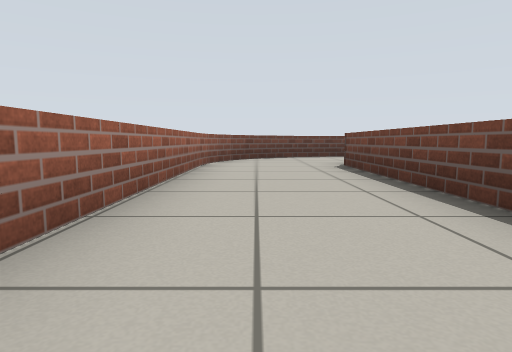
[1] (above)

21 first-person views from a walk through a robot-simulator world made for Gazebo. The camera is 0.46 m above the floor, tilts 6° down and sees 75° across. The floor is counted in squares, 1 m on a side. Each view is taken from the middle of a square. On the plan, view 1 faces up. The plan holds only what a view shows up to about 9 squares ahead; the rest is blank.

[2]
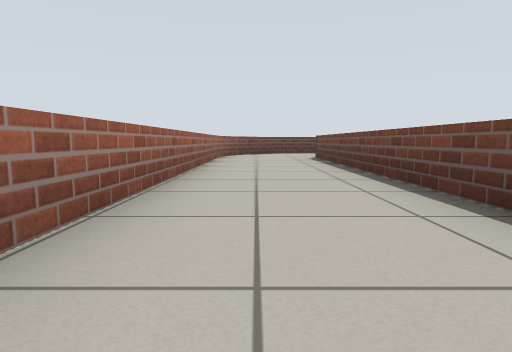

[3]
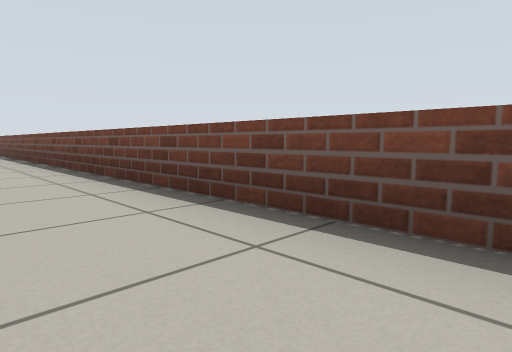

[4]
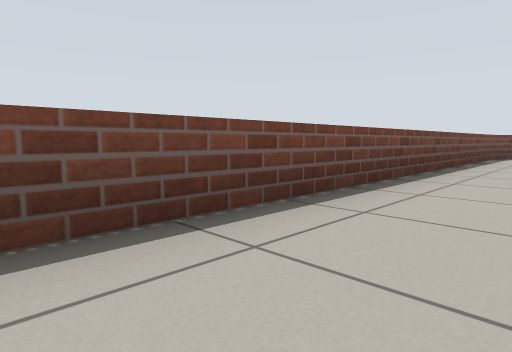

[5]
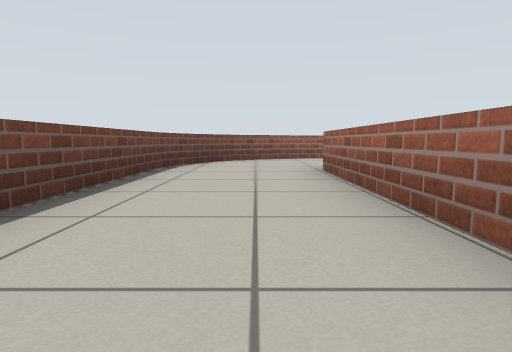

[6]
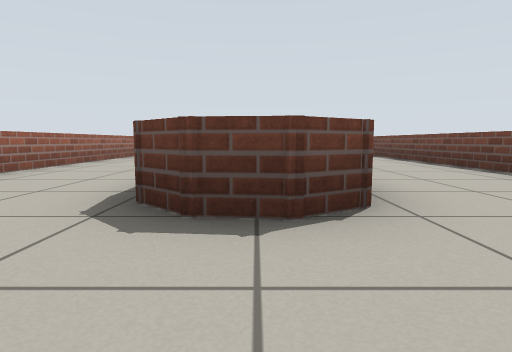

[7]
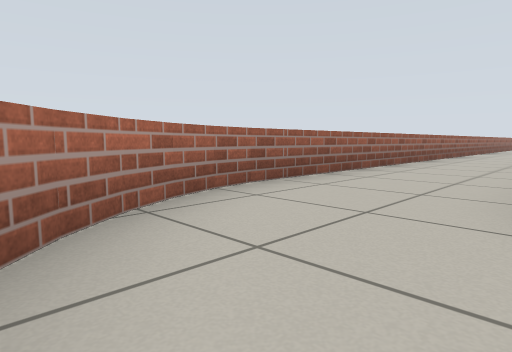

[8]
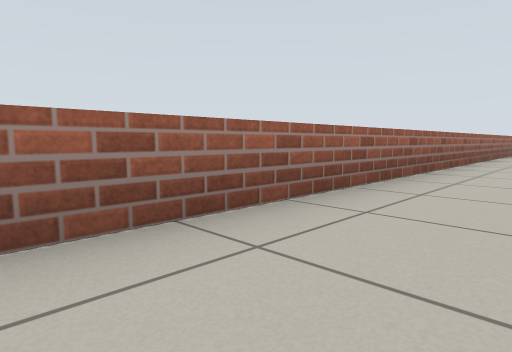

[9]
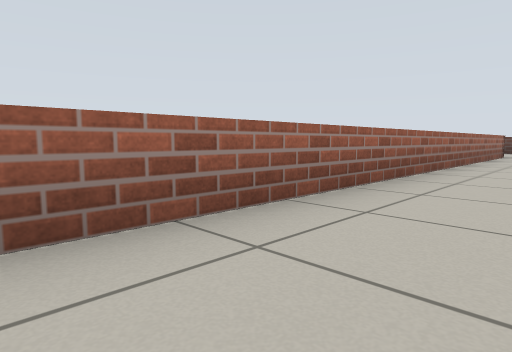

[10]
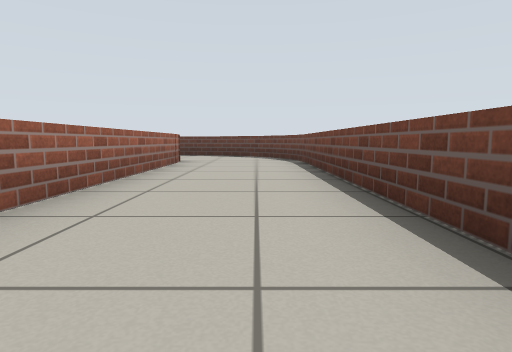

[11]
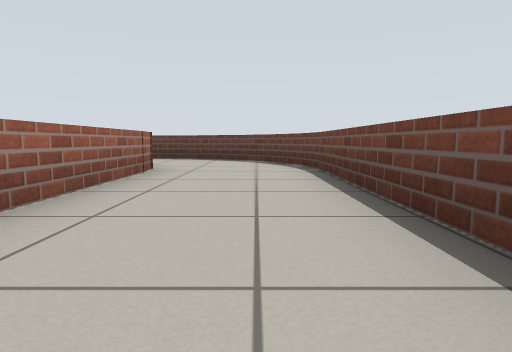

[12]
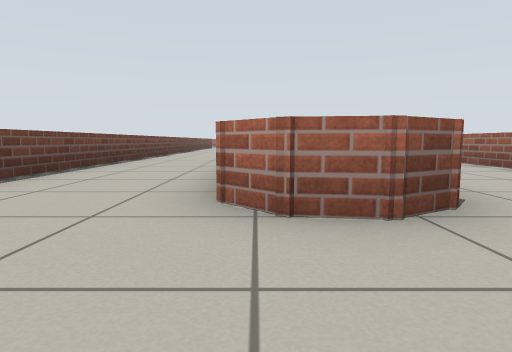

[13]
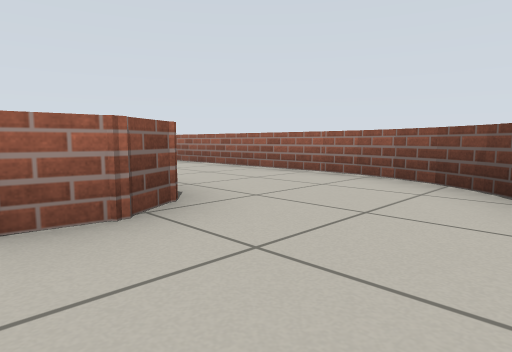

[14]
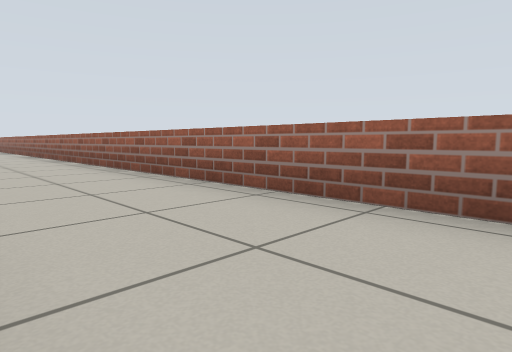

[15]
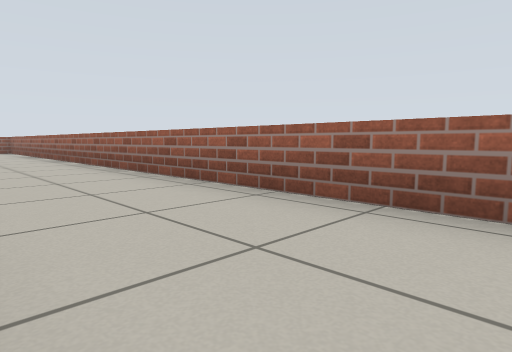

[16]
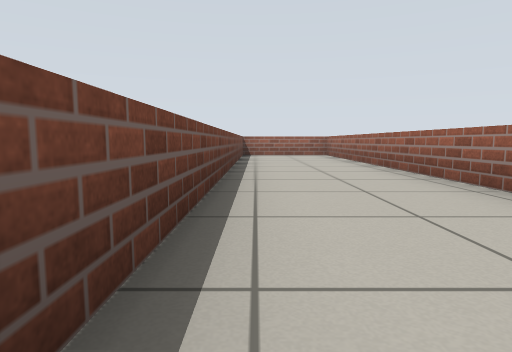

[17]
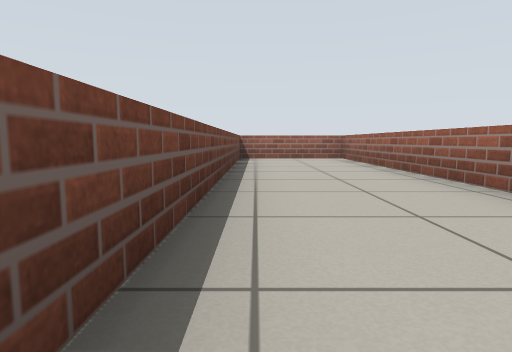

[18]
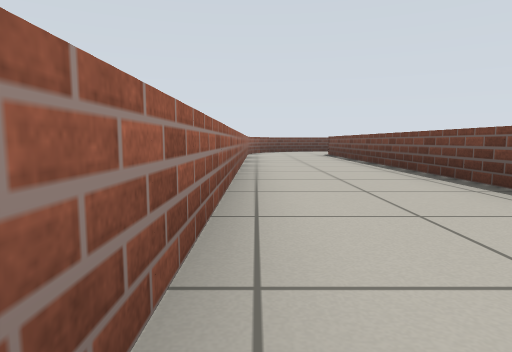

[19]
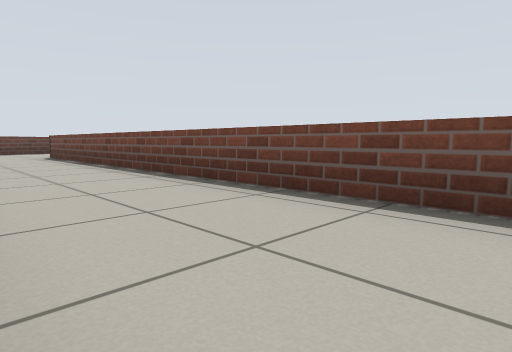

[20]
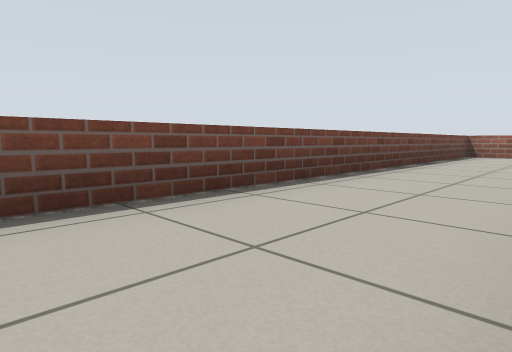

[21]
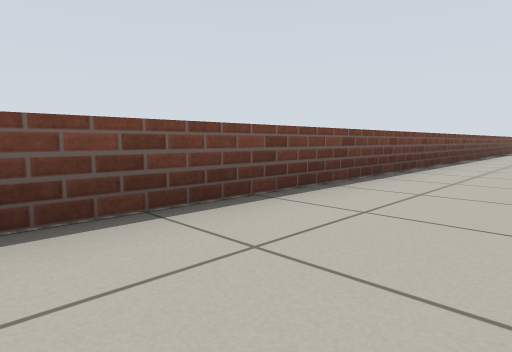

### Floor plan
Points are (right, up) in squares from view 1. A wall is a line through its corners. A room is listed if a view was taken in it or the views show most of it. See-through windows are left out.
Room 1 (views 1, 2, 3, 4, 5, 6, 7, 8, 9, 10, 11, 21)
walls: (-3, -8.8) (-3, 6.5); (-1, -10.2) (-1, -14.2); (-1, 6.3) (-1, -1.7); (-1.2, -14.7) (-1.8, -15.1) (-2.4, -15) (-2.9, -14.5); (-3, 6.4) (-3.1, 7.3); (1.7, -14.9) (1.7, 6.4); (-3.1, 7) (-3.3, 7.6); (1.4, -15.4) (1.6, -14.7); (-5.7, 6.1) (-5.7, -14.5); (-0.7, 7.7) (-1, 6.8) (-1, 6.2); (-5.7, -14.4) (-5.5, -15.3) (-5.1, -16.1) (-4.7, -16.6); (1.2, -16) (1.5, -15.3); (-5.6, -14.9) (-5.3, -15.7); (0.9, -16.4) (1.2, -15.8); (-3.5, 8.1) (-4, 8.7); (-6.2, 7) (-5.7, 6.5) (-5.6, 5.9); (0.2, 8.8) (-0.3, 8.4); (-4.8, -16.6) (-4.4, -16.9); (-1, -17.7) (-0.4, -17.4); (-4.5, 9.2) (-5.6, 9.7)
low walls: (-3.1, 7.3) (-3.7, 8.4) (-4.5, 9.2); (-0.6, 8) (-0.8, 7.4); (-0.2, 8.5) (-0.7, 7.7); (0.5, -16.8) (0.9, -16.4); (0.5, 9.1) (0.1, 8.8); (0, -17.2) (0.6, -16.7); (-0.4, -17.4) (0.1, -17.1); (-4.3, 9) (-4.8, 9.3); (-1.7, -17.8) (-1, -17.7)
ways out: opening at (-6.5, 8.5) to room 2; opening at (2.5, 8.5)
Room 2 (views 12, 13, 14, 15, 16, 17, 18, 19, 20)
walls: (-10.3, 6.7) (-10.3, -14.8); (-7.4, 6.7) (-6.8, 7.1) (-6.2, 7); (-10.1, 7.4) (-10.2, 6.7); (-9.5, 8.4) (-9.9, 7.9) (-10.1, 7.3); (-9.3, 8.6) (-9.6, 8.3); (-5.2, 9.5) (-6, 9.7); (-7.6, -14.8) (-7.6, 6.2)
low walls: (-5.6, 9.7) (-6.6, 9.8); (-10.3, -14.8) (-7.6, -14.8)
ways out: opening at (-6.5, 8.5) to room 1

Positions as (right, up) in squares from view 1, and headings:
1: (0, 0), facing up
2: (0, -3), facing up
3: (0, -7), facing up-right
4: (0, -5), facing down-right
5: (0, -9), facing down
6: (-2, -17), facing up
7: (-3, -17), facing up-left
8: (-4, -11), facing up-left
9: (-4, -5), facing up-left
10: (-4, -1), facing up
11: (-4, 1), facing up
12: (-6, 9), facing down
13: (-6, 9), facing down-left
14: (-8, 6), facing down-left
15: (-8, 0), facing down-left
16: (-8, -4), facing down
17: (-8, -6), facing down
18: (-10, -5), facing up
19: (-10, -4), facing up-right
20: (-10, -4), facing down-right
21: (-5, 2), facing down-right
